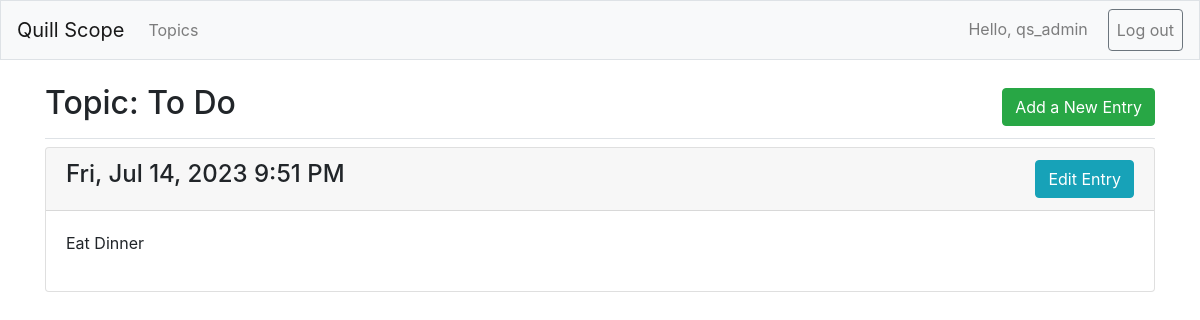
Page /topics/4/ (signed in) on the committed database.
### quill_scope_app/models.py (models this page shows, shortened)
class Topic(models.Model):
    text = models.CharField(max_length=200)
    date_added = models.DateTimeField(auto_now_add=True)
    owner = models.ForeignKey(User, on_delete = models.CASCADE)
    def __str__(self):
        return self.text

class Entry(models.Model):
    topic = models.ForeignKey(Topic, on_delete=models.CASCADE)
    text = models.TextField()
    date_added = models.DateTimeField(auto_now_add=True)
    class Meta:
        verbose_name_plural = 'entries'

### quill_scope_app/views.py (the view)
# urls.py: path('topics/<int:topic_id>/', views.topic, name='topic'),
@login_required
def topic(request, topic_id):
    topic = Topic.objects.get(id=topic_id)
    if topic.owner != request.user:
        raise Http404
    entries = topic.entry_set.order_by('-date_added')
    context = {'topic':topic, 'entries':entries}
    return render(request, 'quill_scope_app/topic.html', context)

### quill_scope_app/templates/quill_scope_app/topic.html
{% extends "quill_scope_app/base.html" %}
{% block page_header %}
<div class="d-flex justify-content-between align-items-center">
    <h2>Topic: {{ topic }}</h2>
    <p class="m-0 d-flex align-items-center">
        <a href="{% url 'quill_scope_app:new_entry' topic.id %}"
        class="btn btn-xs btn-success">
            Add a New Entry</a>
    </p>
</div>
{% endblock page_header %}
{% block content %}
    {% for entry in entries %}
    <div class="card mb-3">
        <h4 class="card-header">
            {{ entry.date_added|date:'D, M d, Y g:i A' }}
            <small class="float-right">
                <a href="{% url 'quill_scope_app:edit_entry' entry.id %}"
                class="btn btn-xs btn-info">
                    Edit Entry</a>
            </small>
        </h4>
        <div class="card-body">
            {{ entry.text|linebreaks }}
        </div>
    </div>
    {% empty %}
    <li>No entries have been added for this topic.</li>
    {% endfor %}
{% endblock content %}

### quill_scope_app/templates/quill_scope_app/base.html (shortened to what this page needs)
{% load bootstrap4 %}
<!DOCTYPE html>
<html lang="en">
<head>
    {% bootstrap_css %}
</head>
<body>
    <nav class="navbar navbar-expand-md navbar-light bg-light mb-4 border">
        <a class="navbar-brand" href="{% url 'quill_scope_app:index' %}">
            Quill Scope</a>
        <div class="collapse navbar-collapse" id="navbarCollapse">
            <ul class="navbar-nav mr-auto">
                <li class="nav-item">
                    <a class="nav-link"
                       href="{% url 'quill_scope_app:topics' %}">
                        Topics</a>
                </li>
            </ul>
            <ul class="navbar-nav ml-auto">
                {% if user.is_authenticated %}
                <li class="nav-item">
                    <span class="navbar-text">
                        Hello, {{ user.username }}
                    </span>
                </li>
                <li class="nav-item logout-btn">
                    <a class="nav-link btn btn-outline-secondary"
                       href="{% url 'users:logout' %}">
                        Log out</a>
                </li>
                {% endif %}
            </ul>
        </div>
    </nav>
    <main role="main" class="container">
        <div class="pb-2 mb-2 border-bottom">
            {% block page_header %}
            {% endblock page_header %}
        </div>
        <div>
            {% block content %}
            {% endblock content %}
        </div>
    </main>
</body>
</html>

### quill_scope_app/templates/quill_scope_app/base.html (style rules this page uses)
.navbar-text { margin-right: 10px; }
.nav-item.logout-btn { margin-left: 10px; }

### rows in the picture
Topic: text "To Do"
Entry: date_added "Fri, Jul 14, 2023 9:51 PM", text "Eat Dinner"

### other values in the picture
{{ user.username }} "qs_admin"
